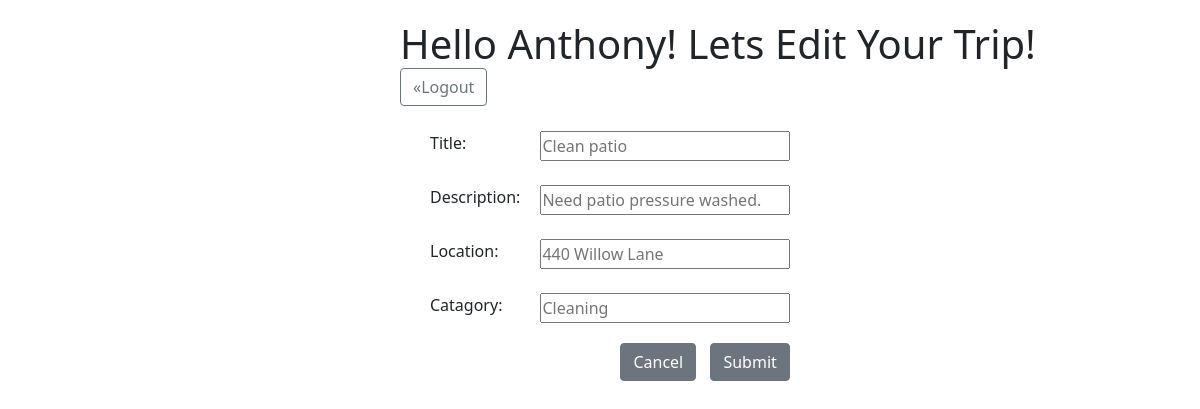
The app's page /job/47/edit (signed in) with its own data.
### helper_app/models.py (models this page shows)
class User(models.Model):
    first_name = models.CharField(max_length=50)
    last_name = models.CharField(max_length=50)
    email = models.CharField(max_length=50)
    password = models.CharField(max_length=50)
    created_at = models.DateTimeField(auto_now_add=True)
    updated_at = models.DateTimeField(auto_now=True)
    objects  = UserManager()

class Job(models.Model):
    title = models.CharField(max_length=50)
    description = models.CharField(max_length=255)
    location = models.CharField(max_length=255)
    category = models.CharField(max_length=50)
    user_job = models.ForeignKey(User, related_name="user_jobs", on_delete=models.CASCADE)
    added_job = models.ManyToManyField(User, related_name="added_jobs")
    created_at = models.DateTimeField(auto_now_add=True)
    updated_at = models.DateTimeField(auto_now=True)
    objects = JobManager()

### helper_app/views.py (the view)
# urls.py: path('job/<int:job_id>/edit', views.edit_job),
def edit_job(request, job_id):
    job = Job.objects.get(id=job_id)
    context = {
        'logged_user' : User.objects.get(id=request.session['logged_user']),
        'job': job
    }
    return render(request, 'edit_job.html', context)

### helper_app/templates/edit_job.html (shortened to what this page needs)
<!DOCTYPE html>
<html lang="en">
  <head>
    {% load static %}
    <link rel="stylesheet" href="{% static 'css/helper.css' %}" />
    <link
      href="https://cdn.jsdelivr.net/npm/bootstrap@5.0.0-beta3/dist/css/bootstrap.min.css"
      rel="stylesheet"
    />
  </head>
  <body>
    <div id="add">
      <h1>Hello {{logged_user.first_name}}! Lets Edit Your Trip!</h1>
      <a class="btn btn-outline-secondary"href="/user/logout">&#171;Logout</a>
    </div>
    <div id="edit">
      <form action="/edit/{{job.id}}/job" method="POST">
        <label for="title">Title:</label>
        <input type="text" name="title" placeholder="{{job.title}}" />
        <br />
        <label for="description">Description:</label>
        <input
          type="text"
          name="description"
          placeholder="{{job.description}}"
        />
        <br />
        <label for="location">Location:</label>
        <input type="text" name="location" placeholder="{{job.location}}" />
        <br />
        <label for="category">Catagory:</label>
        <input type="text" name="category" placeholder="{{job.category}}" />
        <br>
        <a href="/user/hello" class="btn btn-secondary" role="button">Cancel</a>
        <button type="submit" class="btn btn-secondary">Submit</button>
      </form>
    </div>
  </body>
</html>

### helper_app/static/css/helper.css (style rules this page uses)
* { margin:0; padding:0; }
h1 { display: block; margin-bottom: 20px; }
form { display:inline-block; }
#add h1 { margin:20px 0 0px 400px; display: inline-block; }
#add a { margin-left: 400px; }
#edit { margin:10px 0 0 400px; height: 300px; display: inline-block; padding:0 30px 20px 30px; }
#edit label { float:left; clear:left; margin:15px 0; }
#edit input { margin:15px 0 0px 20px; float:right; height:30px; width:250px; }
#edit a { margin:20px 0 0 118px; }
#edit button { margin:20px 0 0 10px; }

### records on screen
User: first_name "Anthony"
Job: title "Clean patio", description "Need patio pressure washed.", location "440 Willow Lane", category "Cleaning"
